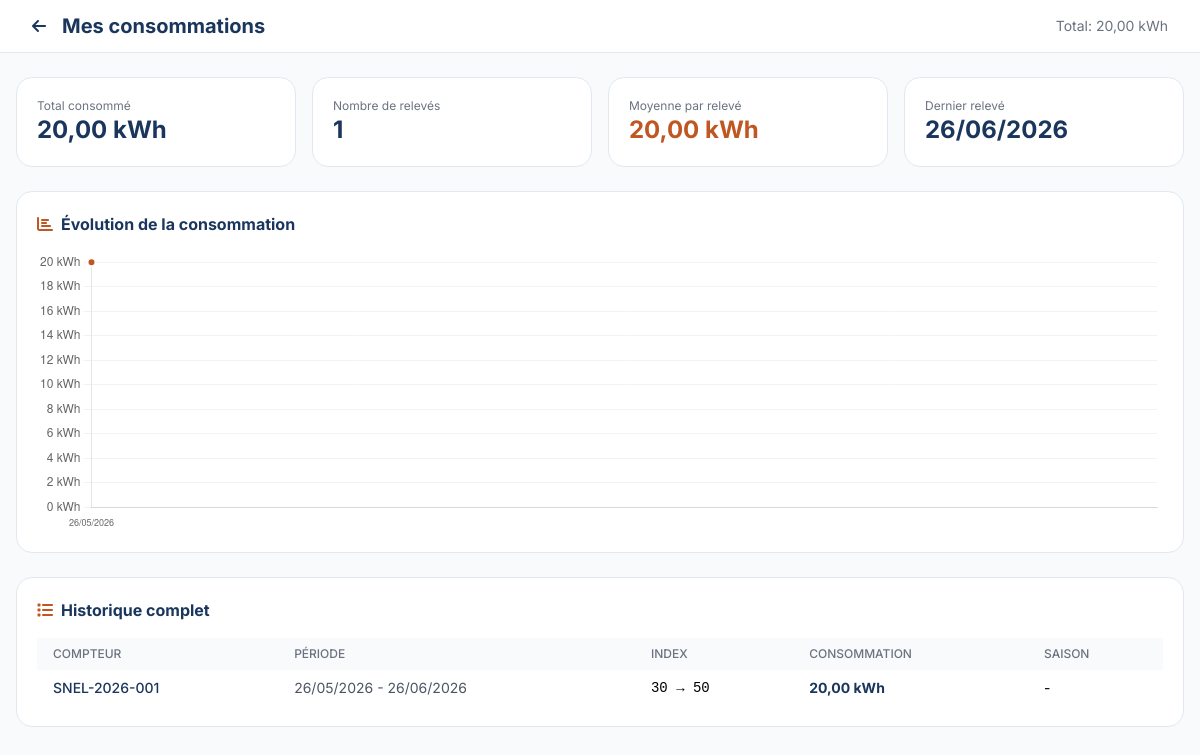
/Pages/Client/Consommations/index.php (signed in), run on the app's committed database.
### tables this page shows
CREATE TABLE `consommation` (
  `idConsommation` int(11) NOT NULL,
  `dateDebut` date NOT NULL,
  `dateFin` date NOT NULL,
  `indexAncien` varchar(50) NOT NULL,
  `indexNouveau` varchar(50) NOT NULL,
  `quantiteCons` float NOT NULL,
  `consommationJournaliere` float DEFAULT NULL,
  `consommationMoyenne` float DEFAULT NULL,
  `periode` varchar(20) DEFAULT NULL COMMENT 'mensuel, trimestriel, annuel',
  `saison` enum('ete','hiver','printemps','automne') DEFAULT NULL,
  `observations` text DEFAULT NULL,
  `idCompteur` int(11) DEFAULT NULL,
  `idAgentReleve` int(11) DEFAULT NULL,
  `dateReleve` datetime DEFAULT current_timestamp(),
  `dateCreation` timestamp NOT NULL DEFAULT current_timestamp(),
  `dateModification` timestamp NOT NULL DEFAULT current_timestamp() ON UPDATE current_timestamp()
);

CREATE TABLE `compteur` (
  `idCompteur` int(11) NOT NULL,
  `NumeroSerie` varchar(50) NOT NULL,
  `DateInstallation` date NOT NULL,
  `DateDerniereVerification` date DEFAULT NULL,
  `ProchaineVerification` date DEFAULT NULL,
  `etat` enum('actif','inactif','hors_service','en_panne','suspendu') DEFAULT 'actif',
  `indexActuel` varchar(50) NOT NULL,
  `typeCompteur` enum('monophase','triphase','prepaye') DEFAULT 'monophase',
  `marque` varchar(100) DEFAULT NULL,
  `modele` varchar(100) DEFAULT NULL,
  `capacite` int(11) DEFAULT NULL COMMENT 'Capacité en ampères',
  `tension` varchar(20) DEFAULT NULL,
  `emplacement` varchar(255) DEFAULT NULL,
  `coordonneesGPS` varchar(100) DEFAULT NULL,
  `idClient` int(11) DEFAULT NULL,
  `dateCreation` timestamp NOT NULL DEFAULT current_timestamp(),
  `dateModification` timestamp NOT NULL DEFAULT current_timestamp() ON UPDATE current_timestamp()
);

### Pages/Client/Consommations/index.php (the view, shortened to what this page needs)
<?php
$client = new Client();
$user = $client->getLoggedInUser();
$idClient = $user->getIdClient();
$db = Database::getInstance()->getConnection();
$stmt = $db->prepare("
    SELECT c.*, cp.numeroSerie
    FROM Consommation c
    JOIN Compteur cp ON c.idCompteur = cp.idCompteur
    WHERE cp.idClient = ?
    ORDER BY c.dateFin DESC
");
$stmt->execute([$idClient]);
$consommations = $stmt->fetchAll();
$totalConso = array_sum(array_column($consommations, 'quantiteCons'));
?>
<!DOCTYPE html>
<html lang="fr">
<head>
    <script src="https://cdn.tailwindcss.com"></script>
    <link rel="stylesheet" href="https://cdnjs.cloudflare.com/ajax/libs/font-awesome/6.5.1/css/all.min.css">
</head>
<body class="bg-gray-50">
<header class="topbar">
    <div class="flex items-center justify-between">
        <div class="flex items-center space-x-4">
            <a href="../dashboard.php" class="text-primary hover:text-secondary transition">
                <i class="fas fa-arrow-left"></i>
            </a>
            <h1 class="text-xl font-bold text-primary">Mes consommations</h1>
        </div>
        <span class="text-sm text-gray-500">Total: <?= number_format($totalConso, 2, ',', ' ') ?> kWh</span>
    </div>
</header>
<div class="max-w-7xl mx-auto px-4 py-6">
    <div class="grid md:grid-cols-4 gap-4 mb-6">
        <div class="card-snel">
            <p class="text-xs text-gray-500">Total consommé</p>
            <p class="text-2xl font-bold text-primary"><?= number_format($totalConso, 2, ',', ' ') ?> kWh</p>
        </div>
        <div class="card-snel">
            <p class="text-xs text-gray-500">Nombre de relevés</p>
            <p class="text-2xl font-bold text-primary"><?= count($consommations) ?></p>
        </div>
        <div class="card-snel">
            <p class="text-xs text-gray-500">Moyenne par relevé</p>
            <p class="text-2xl font-bold text-secondary"><?= count($consommations) > 0 ? number_format($totalConso / count($consommations), 2, ',', ' ') : '0' ?> kWh</p>
        </div>
        <div class="card-snel">
            <p class="text-xs text-gray-500">Dernier relevé</p>
            <p class="text-2xl font-bold text-primary"><?= !empty($consommations) ? date('d/m/Y', strtotime($consommations[0]['dateFin'])) : '-' ?></p>
        </div>
    </div>
    <?php if (!empty($consommations)): ?>
    <div class="card-snel mb-6">
        <h3 class="font-bold text-primary mb-4">
            <i class="fas fa-chart-bar text-secondary mr-2"></i>Évolution de la consommation
        </h3>
        <canvas id="chartConso" height="200"></canvas>
    </div>
    <?php endif; ?>
    <?php if (!empty($consommations)): ?>
    <div class="card-snel">
        <h3 class="font-bold text-primary mb-4">
            <i class="fas fa-list text-secondary mr-2"></i>Historique complet
        </h3>
        <div class="overflow-x-auto">
            <table class="w-full">
                <thead class="bg-gray-50">
                    <tr>
                        <th class="px-4 py-2 text-left text-xs font-medium text-gray-500 uppercase">Compteur</th>
                        <th class="px-4 py-2 text-left text-xs font-medium text-gray-500 uppercase">Période</th>
                        <th class="px-4 py-2 text-left text-xs font-medium text-gray-500 uppercase">Index</th>
                        <th class="px-4 py-2 text-left text-xs font-medium text-gray-500 uppercase">Consommation</th>
                        <th class="px-4 py-2 text-left text-xs font-medium text-gray-500 uppercase">Saison</th>
                    </tr>
                </thead>
                <tbody class="divide-y divide-gray-200">
                    <?php foreach ($consommations as $conso): ?>
                    <tr class="hover:bg-gray-50">
                        <td class="px-4 py-2 text-sm font-medium text-primary">
                            <?= htmlspecialchars($conso['numeroSerie']) ?>
                        </td>
                        <td class="px-4 py-2 text-sm text-gray-600">
                            <?= date('d/m/Y', strtotime($conso['dateDebut'])) ?> - <?= date('d/m/Y', strtotime($conso['dateFin'])) ?>
                        </td>
                        <td class="px-4 py-2 text-sm font-mono">
                            <?= number_format($conso['indexAncien'], 0, ',', ' ') ?> → <?= number_format($conso['indexNouveau'], 0, ',', ' ') ?>
                        </td>
                        <td class="px-4 py-2 text-sm font-bold text-primary">
                            <?= number_format($conso['quantiteCons'], 2, ',', ' ') ?> kWh
                        </td>
                        <td class="px-4 py-2 text-sm capitalize"><?= $conso['saison'] ?? '-' ?></td>
                    </tr>
                    <?php endforeach; ?>
                </tbody>
            </table>
        </div>
    </div>
    <?php endif; ?>
</div>
<script>
<?php if (!empty($consommations)): ?>
document.addEventListener('DOMContentLoaded', function() {
    const ctx = document.getElementById('chartConso');
    if (!ctx) return;
    const data = <?php
        $labels = array_reverse(array_map(function($c) { return date('d/m/Y', strtotime($c['dateDebut'])); }, $consommations));
        $values = array_reverse(array_map(function($c) { return floatval($c['quantiteCons']); }, $consommations));
        echo json_encode(['labels' => $labels, 'values' => $values]);
    ?>;
    new Chart(ctx, {
        type: 'line',
        data: {
            labels: data.labels,
            datasets: [{
                label: 'Consommation (kWh)',
                data: data.values,
                backgroundColor: 'rgba(192,86,33,0.1)',
                borderColor: '#c05621',
                borderWidth: 2.5,
                pointBackgroundColor: '#c05621',
                pointBorderColor: 'white',
                pointBorderWidth: 2,
                pointRadius: 4,
                tension: 0.3,
                fill: true
            }]
        },
        options: {
            responsive: true,
            maintainAspectRatio: false,
            plugins: { legend: { display: false } },
            scales: {
                y: { beginAtZero: true, grid: { color: 'rgba(0,0,0,0.05)' }, ticks: { callback: v => v + ' kWh' } },
                x: { grid: { display: false }, ticks: { maxRotation: 45, font: { size: 9 } } }
            }
        }
    });
});
<?php endif; ?>
</script>
</body>
</html>

### Pages/Client/Consommations/index.php (style rules this page uses)
* { font-family: 'Inter', sans-serif; }
:root { --primary: #1a365d; --secondary: #c05621; --accent: #ecc94b; }
.text-primary { color: var(--primary); }
.text-secondary { color: var(--secondary); }
.card-snel { background: white; border-radius: 1rem; padding: 1.25rem; border: 1px solid #e2e8f0; }
.topbar { background: white; border-bottom: 1px solid #e2e8f0; padding: 0.75rem 2rem; position: sticky; top: 0; z-index: 50; }

### data on the page
consommation: dateFin "26/06/2026", idCompteur.NumeroSerie "SNEL-2026-001", dateDebut "26/05/2026", indexAncien "30", indexNouveau "50", quantiteCons "20,00", saison "-"

### other printed values
$totalConso "20,00"
count($consommations) "1"
$totalConso / count($consommations) "20,00"
